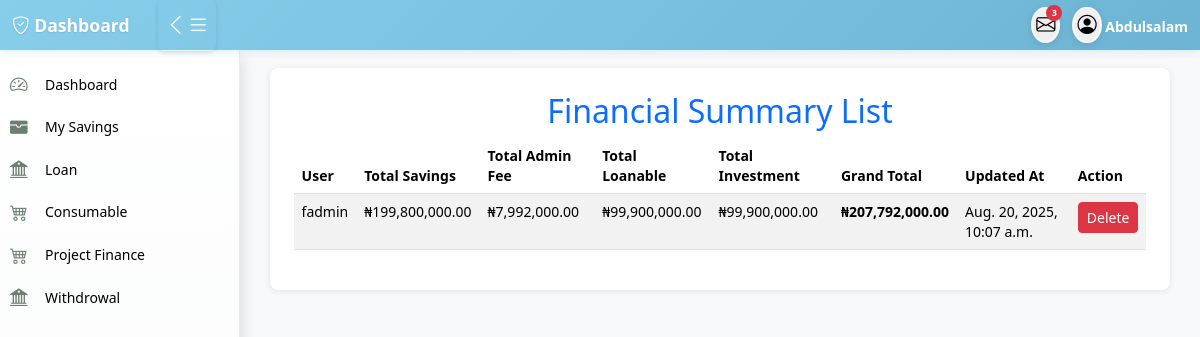
The page /financial_list/ (signed in) on the database as committed earlier.
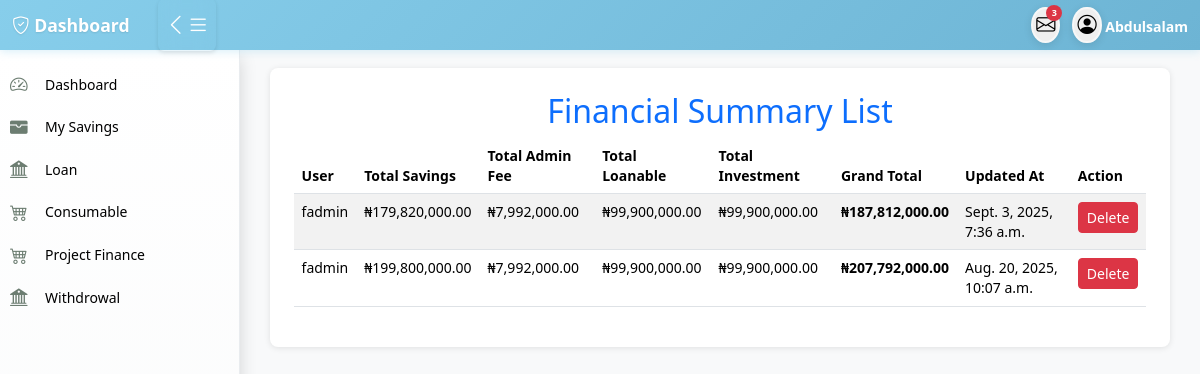
The same page on the database as committed later.
### main/models.py (models this page shows, shortened)
class FinancialSummary(models.Model):
    user = models.ForeignKey(User,on_delete=models.CASCADE,related_name="financial_summaries")
    total_savings = models.DecimalField(max_digits=12, decimal_places=2, default=Decimal('0.00'))
    total_interest = models.DecimalField(max_digits=12, decimal_places=2, default=Decimal('0.00'))
    total_loanable = models.DecimalField(max_digits=12, decimal_places=2, default=Decimal('0.00'))
    total_investment = models.DecimalField(max_digits=12, decimal_places=2, default=Decimal('0.00'))
    grand_total = models.DecimalField(max_digits=15, decimal_places=2, default=Decimal('0.00'))
    created_at = models.DateTimeField(auto_now_add=True)
    updated_at = models.DateTimeField(auto_now=True)
    class Meta:
        verbose_name = "Financial Summary"
        verbose_name_plural = "Financial Summaries"
        ordering = ['-created_at']

### accounts/models.py (models this page shows, shortened)
class User(AbstractUser):
    first_name = models.CharField(max_length=100)
    last_name = models.CharField(max_length=100)
    other_name = models.CharField(max_length=100,blank=True,null=True)
    date_of_birth = models.DateField(blank=True,null=True)
    username = models.CharField(max_length=100, unique=True)
    savings = models.IntegerField(blank=True,null=True)
    account_type = models.CharField(max_length=100,blank=True,null=True)
    department = models.CharField(max_length=100)
    unit = models.CharField(max_length=100,blank=True,null=True)
    gender = models.ForeignKey(Gender, on_delete=models.CASCADE, blank=True, null=True)
    group = models.ForeignKey(UserGroup, on_delete=models.CASCADE, blank=True, null=True)
    marital_status = models.ForeignKey(MaritalStatus,on_delete=models.SET_NULL, null=True, blank=True)
    religion = models.ForeignKey(Religion, on_delete=models.SET_NULL, null=True, blank=True,)
    passport = models.ImageField(upload_to='passport', blank=True, null=True)
    phone1 = models.CharField(max_length=15,null=True, blank=True)
    phone2 = models.CharField(max_length=15, null=True, blank=True)
    email = models.EmailField(blank=True, null=True)
    member_number = models.CharField(max_length=100)

### main/views.py (the view)
# urls.py: path('financial_list/', views.list_financial_summaries, name='financial_list'),
def list_financial_summaries(request):
    summaries = FinancialSummary.objects.select_related('user').all()
    context = {'summaries': summaries}
    return render(request, 'main/summary_list.html', context)

### templates/main/summary_list.html (shortened to what this page needs)
{% extends 'base/base.html' %}
{% load humanize %}
{% block content %}
<div class="content-card">
    <h2 class="text-center text-primary">Financial Summary List</h2>
    <div class="table-responsive">
        <table class="table table-striped">
            <thead>
                <tr>
                    <th>User</th>
                    <th>Total Savings</th>
                    <th>Total Admin Fee</th>
                    <th>Total Loanable</th>
                    <th>Total Investment</th>
                    <th>Grand Total</th>
                    <th>Updated At</th>
                    <th>Action</th>
                </tr>
            </thead>
            <tbody>
                {% for summary in summaries %}
                <tr>
                    <td>{{ summary.user.first_name|default:"(No User)" }}</td>
                    <td>&#8358;{{ summary.total_savings|intcomma }}</td>
                    <td>&#8358;{{ summary.total_interest|intcomma }}</td>
                    <td>&#8358;{{ summary.total_loanable|intcomma }}</td>
                    <td>&#8358;{{ summary.total_investment|intcomma }}</td>
                    <td><strong>&#8358;{{ summary.grand_total|intcomma }}</strong></td>
                    <td>{{ summary.updated_at }}</td>
                    <td>
                        <button class="btn btn-danger btn-sm" data-bs-toggle="modal" data-bs-target="#deleteModal{{ summary.pk }}">
                            Delete
                        </button>
                    </td>
                </tr>
                {% empty %}
                <tr>
                    <td colspan="8">No financial summaries available.</td>
                </tr>
                {% endfor %}
            </tbody>
        </table>
    </div>
</div>
{% endblock content %}

Rows that differ between the two databases and show on the page:
added FinancialSummary: user.first_name "fadmin", total_savings "179,820,000.00", total_interest "7,992,000.00", total_loanable "99,900,000.00", total_investment "99,900,000.00", grand_total "187,812,000.00", updated_at "Sept. 3, 2025, 7:36 a.m."
